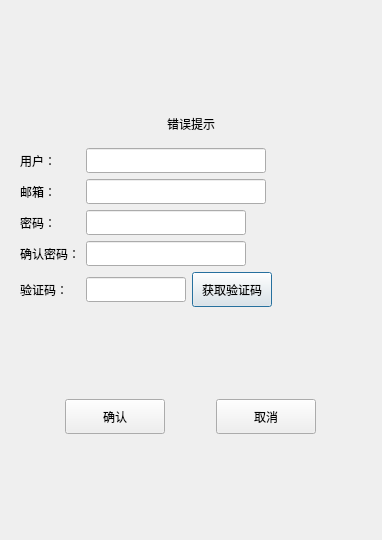
<?xml version="1.0" encoding="UTF-8"?>
<ui version="4.0">
 <class>RegisterDialog</class>
 <widget class="QDialog" name="RegisterDialog">
  <property name="geometry">
   <rect>
    <x>0</x>
    <y>0</y>
    <width>382</width>
    <height>540</height>
   </rect>
  </property>
  <property name="minimumSize">
   <size>
    <width>300</width>
    <height>500</height>
   </size>
  </property>
  <property name="windowTitle">
   <string>Dialog</string>
  </property>
  <layout class="QVBoxLayout" name="verticalLayout_2">
   <item>
    <layout class="QVBoxLayout" name="verticalLayout">
     <item>
      <widget class="QStackedWidget" name="stackedWidget">
       <property name="currentIndex">
        <number>0</number>
       </property>
       <widget class="QWidget" name="page">
        <layout class="QVBoxLayout" name="verticalLayout_3">
         <item>
          <spacer name="verticalSpacer">
           <property name="orientation">
            <enum>Qt::Vertical</enum>
           </property>
           <property name="sizeHint" stdset="0">
            <size>
             <width>20</width>
             <height>40</height>
            </size>
           </property>
          </spacer>
         </item>
         <item>
          <widget class="QWidget" name="widget" native="true">
           <property name="minimumSize">
            <size>
             <width>0</width>
             <height>30</height>
            </size>
           </property>
           <layout class="QVBoxLayout" name="verticalLayout_4">
            <item>
             <widget class="QLabel" name="labelErrorTip">
              <property name="text">
               <string>错误提示</string>
              </property>
              <property name="alignment">
               <set>Qt::AlignCenter</set>
              </property>
             </widget>
            </item>
           </layout>
          </widget>
         </item>
         <item>
          <layout class="QHBoxLayout" name="horizontalLayout">
           <item>
            <widget class="QLabel" name="labelUserReg">
             <property name="sizePolicy">
              <sizepolicy hsizetype="Preferred" vsizetype="Preferred">
               <horstretch>0</horstretch>
               <verstretch>0</verstretch>
              </sizepolicy>
             </property>
             <property name="minimumSize">
              <size>
               <width>60</width>
               <height>25</height>
              </size>
             </property>
             <property name="maximumSize">
              <size>
               <width>50</width>
               <height>25</height>
              </size>
             </property>
             <property name="layoutDirection">
              <enum>Qt::LeftToRight</enum>
             </property>
             <property name="text">
              <string>用户：</string>
             </property>
             <property name="textFormat">
              <enum>Qt::AutoText</enum>
             </property>
             <property name="alignment">
              <set>Qt::AlignLeading|Qt::AlignLeft|Qt::AlignVCenter</set>
             </property>
            </widget>
           </item>
           <item>
            <widget class="QLineEdit" name="editUserReg">
             <property name="minimumSize">
              <size>
               <width>180</width>
               <height>25</height>
              </size>
             </property>
             <property name="maximumSize">
              <size>
               <width>200</width>
               <height>25</height>
              </size>
             </property>
            </widget>
           </item>
           <item>
            <spacer name="horizontalSpacer_3">
             <property name="orientation">
              <enum>Qt::Horizontal</enum>
             </property>
             <property name="sizeHint" stdset="0">
              <size>
               <width>40</width>
               <height>20</height>
              </size>
             </property>
            </spacer>
           </item>
          </layout>
         </item>
         <item>
          <layout class="QHBoxLayout" name="horizontalLayout_2">
           <item>
            <widget class="QLabel" name="labelEmailReg">
             <property name="minimumSize">
              <size>
               <width>60</width>
               <height>25</height>
              </size>
             </property>
             <property name="maximumSize">
              <size>
               <width>50</width>
               <height>25</height>
              </size>
             </property>
             <property name="text">
              <string>邮箱：</string>
             </property>
            </widget>
           </item>
           <item>
            <widget class="QLineEdit" name="editEmailReg">
             <property name="minimumSize">
              <size>
               <width>180</width>
               <height>25</height>
              </size>
             </property>
             <property name="maximumSize">
              <size>
               <width>200</width>
               <height>25</height>
              </size>
             </property>
            </widget>
           </item>
           <item>
            <spacer name="horizontalSpacer_4">
             <property name="orientation">
              <enum>Qt::Horizontal</enum>
             </property>
             <property name="sizeHint" stdset="0">
              <size>
               <width>40</width>
               <height>20</height>
              </size>
             </property>
            </spacer>
           </item>
          </layout>
         </item>
         <item>
          <layout class="QHBoxLayout" name="horizontalLayout_3">
           <item>
            <widget class="QLabel" name="labelPasswdReg">
             <property name="minimumSize">
              <size>
               <width>60</width>
               <height>25</height>
              </size>
             </property>
             <property name="maximumSize">
              <size>
               <width>50</width>
               <height>25</height>
              </size>
             </property>
             <property name="text">
              <string>密码：</string>
             </property>
            </widget>
           </item>
           <item>
            <widget class="QLineEdit" name="editPasswdReg">
             <property name="minimumSize">
              <size>
               <width>160</width>
               <height>25</height>
              </size>
             </property>
             <property name="maximumSize">
              <size>
               <width>175</width>
               <height>25</height>
              </size>
             </property>
            </widget>
           </item>
           <item>
            <widget class="ClickedLabel" name="labelPasswdVisible_reg">
             <property name="minimumSize">
              <size>
               <width>20</width>
               <height>20</height>
              </size>
             </property>
             <property name="maximumSize">
              <size>
               <width>20</width>
               <height>20</height>
              </size>
             </property>
             <property name="text">
              <string/>
             </property>
            </widget>
           </item>
           <item>
            <spacer name="horizontalSpacer_5">
             <property name="orientation">
              <enum>Qt::Horizontal</enum>
             </property>
             <property name="sizeHint" stdset="0">
              <size>
               <width>40</width>
               <height>20</height>
              </size>
             </property>
            </spacer>
           </item>
          </layout>
         </item>
         <item>
          <layout class="QHBoxLayout" name="horizontalLayout_4">
           <item>
            <widget class="QLabel" name="labelPasswdConfirmReg">
             <property name="minimumSize">
              <size>
               <width>60</width>
               <height>25</height>
              </size>
             </property>
             <property name="maximumSize">
              <size>
               <width>50</width>
               <height>25</height>
              </size>
             </property>
             <property name="text">
              <string>确认密码：</string>
             </property>
            </widget>
           </item>
           <item>
            <widget class="QLineEdit" name="editPasswdConfirmReg">
             <property name="minimumSize">
              <size>
               <width>160</width>
               <height>25</height>
              </size>
             </property>
             <property name="maximumSize">
              <size>
               <width>175</width>
               <height>25</height>
              </size>
             </property>
            </widget>
           </item>
           <item>
            <widget class="ClickedLabel" name="labelPasswdConfirmVisible_reg">
             <property name="minimumSize">
              <size>
               <width>20</width>
               <height>20</height>
              </size>
             </property>
             <property name="maximumSize">
              <size>
               <width>20</width>
               <height>20</height>
              </size>
             </property>
             <property name="text">
              <string/>
             </property>
            </widget>
           </item>
           <item>
            <spacer name="horizontalSpacer_6">
             <property name="orientation">
              <enum>Qt::Horizontal</enum>
             </property>
             <property name="sizeHint" stdset="0">
              <size>
               <width>40</width>
               <height>20</height>
              </size>
             </property>
            </spacer>
           </item>
          </layout>
         </item>
         <item>
          <layout class="QHBoxLayout" name="horizontalLayout_6">
           <item>
            <widget class="QLabel" name="labelVerifyCode_reg">
             <property name="minimumSize">
              <size>
               <width>60</width>
               <height>25</height>
              </size>
             </property>
             <property name="maximumSize">
              <size>
               <width>50</width>
               <height>25</height>
              </size>
             </property>
             <property name="text">
              <string>验证码：</string>
             </property>
            </widget>
           </item>
           <item>
            <widget class="QLineEdit" name="editVerifyCode_reg">
             <property name="minimumSize">
              <size>
               <width>100</width>
               <height>25</height>
              </size>
             </property>
             <property name="maximumSize">
              <size>
               <width>100</width>
               <height>25</height>
              </size>
             </property>
            </widget>
           </item>
           <item>
            <widget class="TimerBtn" name="btnVerifyCodeAcq_reg">
             <property name="minimumSize">
              <size>
               <width>0</width>
               <height>35</height>
              </size>
             </property>
             <property name="maximumSize">
              <size>
               <width>80</width>
               <height>35</height>
              </size>
             </property>
             <property name="text">
              <string>获取验证码</string>
             </property>
            </widget>
           </item>
           <item>
            <spacer name="horizontalSpacer_7">
             <property name="orientation">
              <enum>Qt::Horizontal</enum>
             </property>
             <property name="sizeHint" stdset="0">
              <size>
               <width>40</width>
               <height>20</height>
              </size>
             </property>
            </spacer>
           </item>
          </layout>
         </item>
         <item>
          <spacer name="verticalSpacer_2">
           <property name="orientation">
            <enum>Qt::Vertical</enum>
           </property>
           <property name="sizeHint" stdset="0">
            <size>
             <width>20</width>
             <height>40</height>
            </size>
           </property>
          </spacer>
         </item>
         <item>
          <layout class="QHBoxLayout" name="horizontalLayout_8">
           <item>
            <widget class="QPushButton" name="btnSure_reg">
             <property name="minimumSize">
              <size>
               <width>100</width>
               <height>35</height>
              </size>
             </property>
             <property name="maximumSize">
              <size>
               <width>100</width>
               <height>35</height>
              </size>
             </property>
             <property name="text">
              <string>确认</string>
             </property>
            </widget>
           </item>
           <item>
            <widget class="QPushButton" name="btnCancel_reg">
             <property name="minimumSize">
              <size>
               <width>100</width>
               <height>35</height>
              </size>
             </property>
             <property name="maximumSize">
              <size>
               <width>100</width>
               <height>35</height>
              </size>
             </property>
             <property name="text">
              <string>取消</string>
             </property>
            </widget>
           </item>
          </layout>
         </item>
         <item>
          <spacer name="verticalSpacer_3">
           <property name="orientation">
            <enum>Qt::Vertical</enum>
           </property>
           <property name="sizeHint" stdset="0">
            <size>
             <width>20</width>
             <height>40</height>
            </size>
           </property>
          </spacer>
         </item>
        </layout>
       </widget>
       <widget class="QWidget" name="page_2">
        <layout class="QVBoxLayout" name="verticalLayout_5">
         <item>
          <spacer name="verticalSpacer_4">
           <property name="orientation">
            <enum>Qt::Vertical</enum>
           </property>
           <property name="sizeHint" stdset="0">
            <size>
             <width>20</width>
             <height>40</height>
            </size>
           </property>
          </spacer>
         </item>
         <item>
          <widget class="QLabel" name="label_tip">
           <property name="font">
            <font>
             <pointsize>14</pointsize>
            </font>
           </property>
           <property name="text">
            <string>注册成功，5s 后返回登陆页面</string>
           </property>
           <property name="alignment">
            <set>Qt::AlignCenter</set>
           </property>
          </widget>
         </item>
         <item>
          <widget class="QLabel" name="label_2">
           <property name="font">
            <font>
             <pointsize>14</pointsize>
            </font>
           </property>
           <property name="text">
            <string>可点击返回按钮直接返回登录界面</string>
           </property>
           <property name="alignment">
            <set>Qt::AlignCenter</set>
           </property>
          </widget>
         </item>
         <item>
          <spacer name="verticalSpacer_5">
           <property name="orientation">
            <enum>Qt::Vertical</enum>
           </property>
           <property name="sizeHint" stdset="0">
            <size>
             <width>20</width>
             <height>40</height>
            </size>
           </property>
          </spacer>
         </item>
         <item>
          <widget class="QWidget" name="widget_2" native="true">
           <layout class="QHBoxLayout" name="horizontalLayout_5">
            <item>
             <spacer name="horizontalSpacer_2">
              <property name="orientation">
               <enum>Qt::Horizontal</enum>
              </property>
              <property name="sizeHint" stdset="0">
               <size>
                <width>40</width>
                <height>20</height>
               </size>
              </property>
             </spacer>
            </item>
            <item>
             <widget class="QPushButton" name="pushButton">
              <property name="minimumSize">
               <size>
                <width>0</width>
                <height>25</height>
               </size>
              </property>
              <property name="font">
               <font>
                <pointsize>11</pointsize>
               </font>
              </property>
              <property name="text">
               <string>返回登陆</string>
              </property>
             </widget>
            </item>
            <item>
             <spacer name="horizontalSpacer">
              <property name="orientation">
               <enum>Qt::Horizontal</enum>
              </property>
              <property name="sizeHint" stdset="0">
               <size>
                <width>114</width>
                <height>20</height>
               </size>
              </property>
             </spacer>
            </item>
           </layout>
          </widget>
         </item>
         <item>
          <spacer name="verticalSpacer_6">
           <property name="orientation">
            <enum>Qt::Vertical</enum>
           </property>
           <property name="sizeHint" stdset="0">
            <size>
             <width>20</width>
             <height>40</height>
            </size>
           </property>
          </spacer>
         </item>
        </layout>
       </widget>
      </widget>
     </item>
    </layout>
   </item>
  </layout>
 </widget>
 <customwidgets>
  <customwidget>
   <class>TimerBtn</class>
   <extends>QPushButton</extends>
   <header>timerbtn.h</header>
  </customwidget>
  <customwidget>
   <class>ClickedLabel</class>
   <extends>QLabel</extends>
   <header>clickedlabel.h</header>
  </customwidget>
 </customwidgets>
 <resources/>
 <connections/>
</ui>
